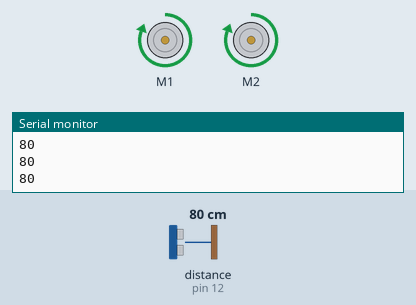
Bench run of a sketch on a simulated Arduino Uno, built with avr-gcc and run on an emulated ATmega328P. Shown: 2 × DC motor (green arrow = forward, orange = backward, longer = faster), the last lines printed to the serial monitor. Wiring (inferred from the names in the program): ultrasonic range finder: trigger pin 2; echo pin 12. Inputs (shaded band) come from the test bench; at power-on: distance to the obstacle (sensor on pin 12) 80 cm. The echo pulse lasts 58.3 µs per cm.

Above: at 1.2 s.
1.3 s: distance to the obstacle (sensor on pin 12) set to 33 cm
2.8 s: distance to the obstacle (sensor on pin 12) set to 28 cm
At 4.3 s:
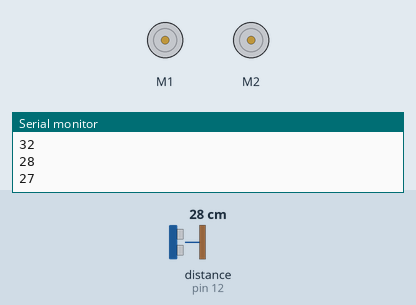
5.8 s: distance to the obstacle (sensor on pin 12) set to 35 cm
At 6.5 s:
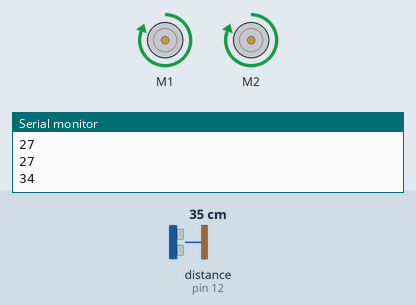
7.4 s: distance to the obstacle (sensor on pin 12) set to 2 cm
At 8.1 s:
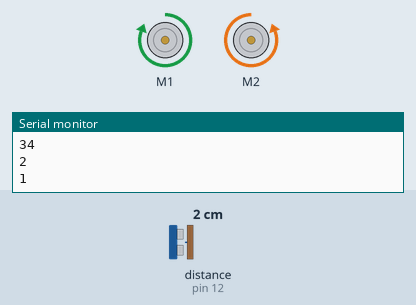
Timing chart, 0 to 11.4 s (numbered marks = the images above; inputs shaded):
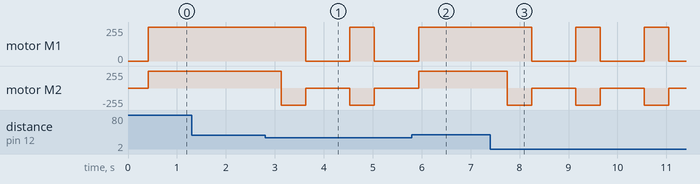

Measured:
- the behaviour switches between 31 and 30 cm on distance to the obstacle (sensor on pin 12) (found by bisection; images 0 and 1)
- after the input at 2.8 s, motor M1: forward 255/255 → stopped after 0.83 s, → forward 255/255 0.90 s later, → stopped 0.50 s later; motor M2: alternates backward 255/255 for 0.50 s and stopped for 0.90 s, starting after 0.33 s
- after the input at 5.8 s, motor M1: goes on until 5.9 s, then stays forward 255/255
- after the input at 7.4 s, motor M1: alternates forward 255/255 for 0.50 s and stopped for 0.90 s, starting after 0.85 s; motor M2: alternates backward 255/255 for 0.50 s and stopped for 0.90 s, starting after 0.35 s

The sketch:

ultrasonik_rabotaet_s_motorami.ino
```cpp
#include <AFMotor.h>

AF_DCMotor motor1(1); //правый
AF_DCMotor motor2(2); //Левый
const int Trig = 2;
const int Echo = 12;
void setup()

{

  pinMode(Trig, OUTPUT);
  pinMode(Echo, INPUT);
  Serial.begin(9600);

}


unsigned int time_us=0;
unsigned int distance_sm=0;


 void loop()

{

  {

  for (int i=90; i<=100; i=i+10)

   {

    delay(200);
    digitalWrite(Trig, HIGH);
    delayMicroseconds(10);
    digitalWrite(Trig, LOW);
    time_us=pulseIn(Echo, HIGH);
    distance_sm=time_us/58;
    Serial.println(distance_sm);

  }

 }

    if (distance_sm<30)

    {
   motor1.setSpeed(255);
   motor2.setSpeed(255);
   motor1.run(FORWARD);
   motor2.run(BACKWARD);
   delay(500);
   motor1.run(RELEASE);
   motor2.run(RELEASE);
  delay(500);

    }


    else

    {
      motor1.setSpeed(255);
      motor2.setSpeed(255);
      motor1.run(FORWARD);
      motor2.run(FORWARD);
  delay(500);
    }
     if (distance_sm=0)

    {
   motor1.setSpeed(255);
   motor2.setSpeed(255);
   motor1.run(FORWARD);
   motor2.run(FORWARD);
  delay(500);

    }
}
```
